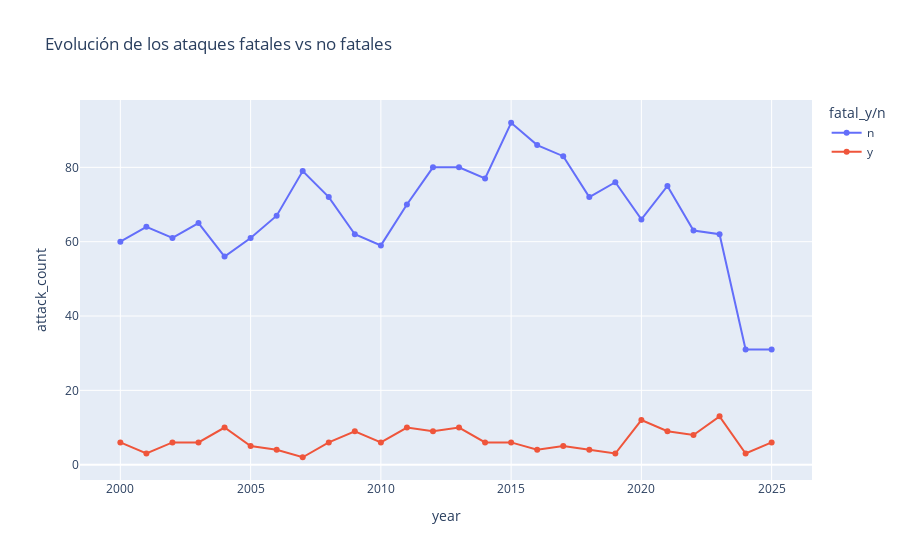

Here is the notebook cell this chart was saved with:
### Code cell
year_fatal_summary = (
    shark_summary.groupby(["year", "fatal_y/n"])["attack_count"]
    .sum()
    .reset_index()
)

fig = px.line(
    year_fatal_summary,
    x="year",
    y="attack_count",
    color="fatal_y/n",
    markers=True,
    title="Evolución de los ataques fatales vs no fatales"
)

fig.show()

### Figure 1 — Plotly figure (JSON) as saved in the notebook; plotly's stock layout.template omitted (floating-point values rounded to 4 significant figures)
{"data": [{"hovertemplate": "fatal_y/n=n<br>year=%{x}<br>attack_count=%{y}<extra></extra>", "legendgroup": "n", "line": {"color": "#636efa", "dash": "solid"}, "marker": {"symbol": "circle"}, "mode": "lines+markers", "name": "n", "orientation": "v", "showlegend": true, "type": "scatter", "x": [2000, 2001, 2002, 2003, 2004, 2005, 2006, 2007, 2008, 2009, 2010, 2011, 2012, 2013, 2014, 2015, 2016, 2017, 2018, 2019, 2020, 2021, 2022, 2023, 2024, 2025], "xaxis": "x", "y": [60, 64, 61, 65, 56, 61, 67, 79, 72, 62, 59, 70, 80, 80, 77, 92, 86, 83, 72, 76, 66, 75, 63, 62, 31, 31], "yaxis": "y"}, {"hovertemplate": "fatal_y/n=y<br>year=%{x}<br>attack_count=%{y}<extra></extra>", "legendgroup": "y", "line": {"color": "#EF553B", "dash": "solid"}, "marker": {"symbol": "circle"}, "mode": "lines+markers", "name": "y", "orientation": "v", "showlegend": true, "type": "scatter", "x": [2000, 2001, 2002, 2003, 2004, 2005, 2006, 2007, 2008, 2009, 2010, 2011, 2012, 2013, 2014, 2015, 2016, 2017, 2018, 2019, 2020, 2021, 2022, 2023, 2024, 2025], "xaxis": "x", "y": [6, 3, 6, 6, 10, 5, 4, 2, 6, 9, 6, 10, 9, 10, 6, 6, 4, 5, 4, 3, 12, 9, 8, 13, 3, 6], "yaxis": "y"}], "layout": {"legend": {"title": {"text": "fatal_y/n"}, "tracegroupgap": 0}, "title": {"text": "Evolución de los ataques fatales vs no fatales"}, "xaxis": {"anchor": "y", "domain": [0, 1], "title": {"text": "year"}}, "yaxis": {"anchor": "x", "domain": [0, 1], "title": {"text": "attack_count"}}}}
